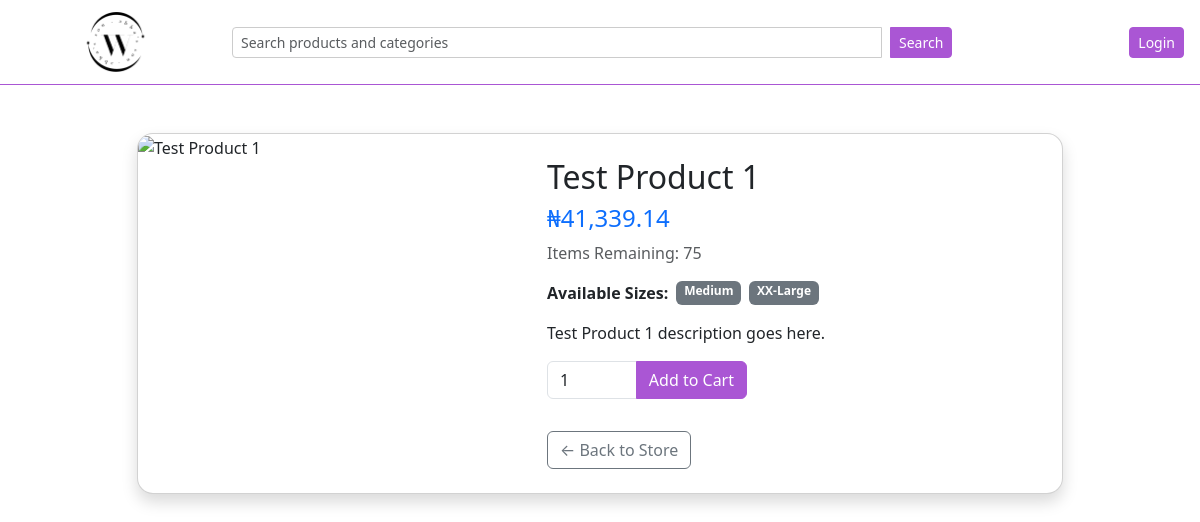
The page /test-product-1 on the database as committed earlier.
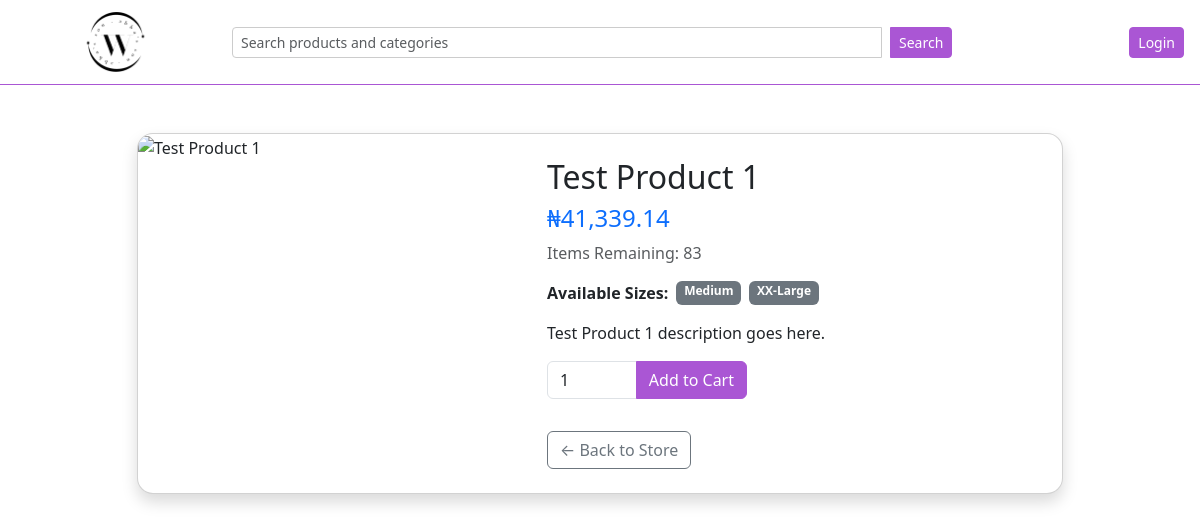
The same page on the database as committed later.
### catalogue/models.py (models this page shows, shortened)
class Product(models.Model):
    name = models.CharField(max_length=100)
    slug = models.SlugField()
    description = models.TextField()
    category = models.ManyToManyField(Category, blank=True, related_name='product')
    price = models.DecimalField(max_digits=10, decimal_places=2)
    size = models.ManyToManyField(Size, blank=True, related_name='sizes')
    image = CloudinaryField('image', blank=True, null=True)
    product_type = models.ForeignKey(ProductType, on_delete=models.CASCADE, related_name='type', null=True)
    is_active = models.BooleanField()
    date_created = models.DateTimeField(auto_now_add=True)
    def avail_units(self):
        try:
            return self.stock.qty # type: ignore
        except Stock.DoesNotExist:
            return 0

class Stock(models.Model):
    product = models.OneToOneField(Product, on_delete=models.CASCADE, null=True, blank=True, related_name='stock')
    qty = models.IntegerField()
    units_sold = models.IntegerField()

### catalogue/views.py (the view)
# urls.py: path('<slug:slug>', views.product, name='product_page'),
def product(request, slug):
    product = Product.objects.get(slug=slug)
    return render(request, 'catalogue/product.html', {'product': product})

### catalogue/templates/catalogue/product.html (shortened to what this page needs)
{% extends 'layout.html' %}
{% load humanize %}
{% block content %}
<div class="container my-5">
  <div class="row justify-content-center">
    <div class="col-lg-10">
      <div class="card shadow rounded-4 overflow-hidden">
        <div class="row g-0">
          <div class="col-md-5">
            {% if product.image %}
              <img src="{{ product.image.url }}" alt="{{ product.name }}" class="w-100 h-100 object-fit-cover">
            {% else %}
              <img src="https://res.cloudinary.com/dokhpnmjw/image/upload/v1754089061/images_drfxy4.png" alt="{{ product.name }}" class="w-100 h-100 object-fit-cover">
            {% endif %}
          </div>
          <div class="col-md-7">
            <div class="card-body p-4">
              <h2 class="card-title">{{ product.name }}</h2>
              <h4 class="text-primary mt-2">₦{{ product.price|intcomma }}</h4>
              <p class="text-muted">Items Remaining: {{ product.avail_units }}</p>
              <ul class="list-unstyled d-flex flex-wrap gap-2 mb-3">
                <li class="fw-bold">Available Sizes:</li>
                {% for size in product.size.all %}
                  <li class="badge bg-secondary">{{ size.size }}</li>
                {% empty %}
                  <li class="text-danger">None</li>
                {% endfor %}
              </ul>
              <p class="card-text">{{ product.description }}</p>
              <form method="post" action="{% url 'store:product_to_cart' id=product.id %}" class="mt-3">
                <div class="input-group mb-3" style="max-width: 200px;">
                  <input type="number" name="qty" min="1" max="{{ product.avail_units }}" value="1" class="form-control" required>
                  <button type="submit" class="btn btn-primary-custom">Add to Cart</button>
                </div>
              </form>
              <a href="{% url 'store:store' %}" class="btn btn-outline-secondary mt-3">← Back to Store</a>
            </div>
          </div>
        </div>
      </div>
    </div>
  </div>
</div>
{% endblock %}

Rows that differ between the two databases and show on the page:
changed Product "Test Product 1": avail_units "75" → "83"
